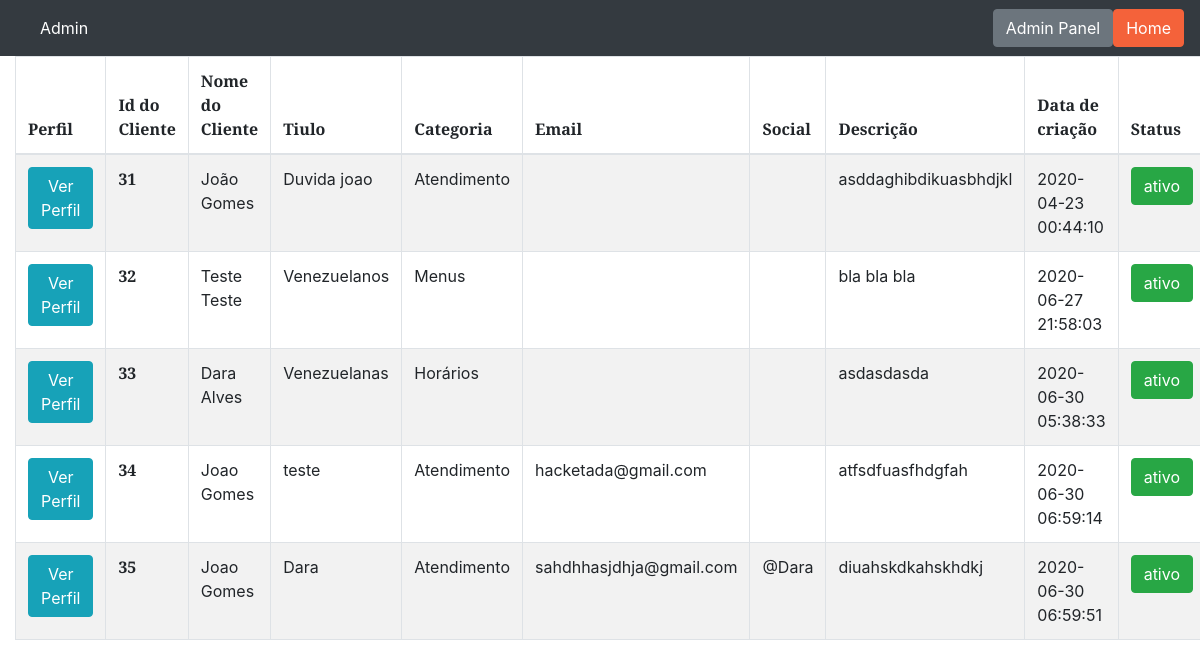
/admin/duvidas.php, run on the app's committed database.
### tables this page shows
CREATE TABLE `duvidas` (
  `id_duvida` int(11) NOT NULL,
  `id_user` int(11) NOT NULL,
  `username` tinytext NOT NULL,
  `titulo` tinytext NOT NULL,
  `categoria` tinytext NOT NULL,
  `descricao` longtext NOT NULL,
  `email` varchar(255) NOT NULL,
  `social` varchar(255) NOT NULL,
  `create_at` timestamp NOT NULL DEFAULT current_timestamp(),
  `update_at` timestamp NOT NULL DEFAULT current_timestamp() ON UPDATE current_timestamp(),
  `status` text NOT NULL DEFAULT 'n_respondido',
  `duvida_status` text NOT NULL DEFAULT 'ativo'
);

### admin/duvidas.php (the view, shortened to what this page needs)
<?php
require '../includes/db.inc.php';
$sql = "SELECT * FROM duvidas ";
    $result = mysqli_query( $conn, $sql);
?>
<!DOCTYPE html>
<html lang="en">
    <head>
        <link href="https://cdnjs.cloudflare.com/ajax/libs/magnific-popup.js/1.1.0/magnific-popup.min.css" rel="stylesheet" />
        <link href="../assets/css/styles.css" rel="stylesheet" />
    </head>
    <?php include "../assets/content/navbar_admin.php" ?>
    <div class="container-fluid">
    <div class="row">
        <div class="col-md col-sm-6">
        <table class="table table-striped table-bordered">
            <thead>
                <tr>
                    <th>Perfil</th>
                    <th scope="col">Id do Cliente</th>
                    <th scope="col">Nome do Cliente</th>
                    <th scope="col">Tiulo</th>
                    <th scope="col">Categoria</th>
                    <th scope="col">Email</th>
                    <th scope="col">Social</th>
                    <th scope="col">Descrição</th>
                    <th scope="col">Data de criação</th>
                    <th scope="col">Status</th>
                </tr>
            </thead>
            <tbody>
            <?php foreach($result as $row) :?>
                <tr>
                    <th> <a type="button" id="view-user-btn" name="view-user-btn" class="btn btn-info text-white" href="view_profile.php?&id=<?php echo $row['id_user'] ?>">Ver Perfil</a></th>
                    <th scope="row"><?= $row['id_duvida']?></th>
                    <td><?= $row['username']?></td>
                    <td><?= $row['titulo']?></td>
                    <td><?= $row['categoria']?></td>
                    <td><?= $row['email']?></td>
                    <td><?= $row['social']?></td>
                    <td><?= $row['descricao']?></td>
                    <td><?= $row['create_at']?></td>
                    <?php if($row['duvida_status'] !== 'pendente') : ?>
                       <td> <a type="button" id="despromover-user-btn" name="despromover-user-btn" class="btn btn-success text-white" href=""><?= $row['duvida_status']?></a></td>
                    <?php endif ?>
                <?php endforeach ?>
            </tbody>
        </table>
    </div>
    </div>
    </div>
    </body>
</html>

### data on the page
duvidas: id_duvida "31", username "João Gomes", titulo "Duvida joao", categoria "Atendimento", descricao "asddaghibdikuasbhdjkl", create_at "2020-04-23 00:44:10", duvida_status "ativo"
duvidas: id_duvida "32", username "Teste Teste", titulo "Venezuelanos", categoria "Menus", descricao "bla bla bla", create_at "2020-06-27 21:58:03", duvida_status "ativo"
duvidas: id_duvida "33", username "Dara Alves", titulo "Venezuelanas", categoria "Horários", descricao "asdasdasda", create_at "2020-06-30 05:38:33", duvida_status "ativo"
duvidas: id_duvida "34", username "Joao Gomes", titulo "teste", categoria "Atendimento", email "hacketada@gmail.com", descricao "atfsdfuasfhdgfah", create_at "2020-06-30 06:59:14", duvida_status "ativo"
duvidas: id_duvida "35", username "Joao Gomes", titulo "Dara", categoria "Atendimento", email "sahdhhasjdhja@gmail.com", social "@Dara", descricao "diuahskdkahskhdkj", create_at "2020-06-30 06:59:51", duvida_status "ativo"
